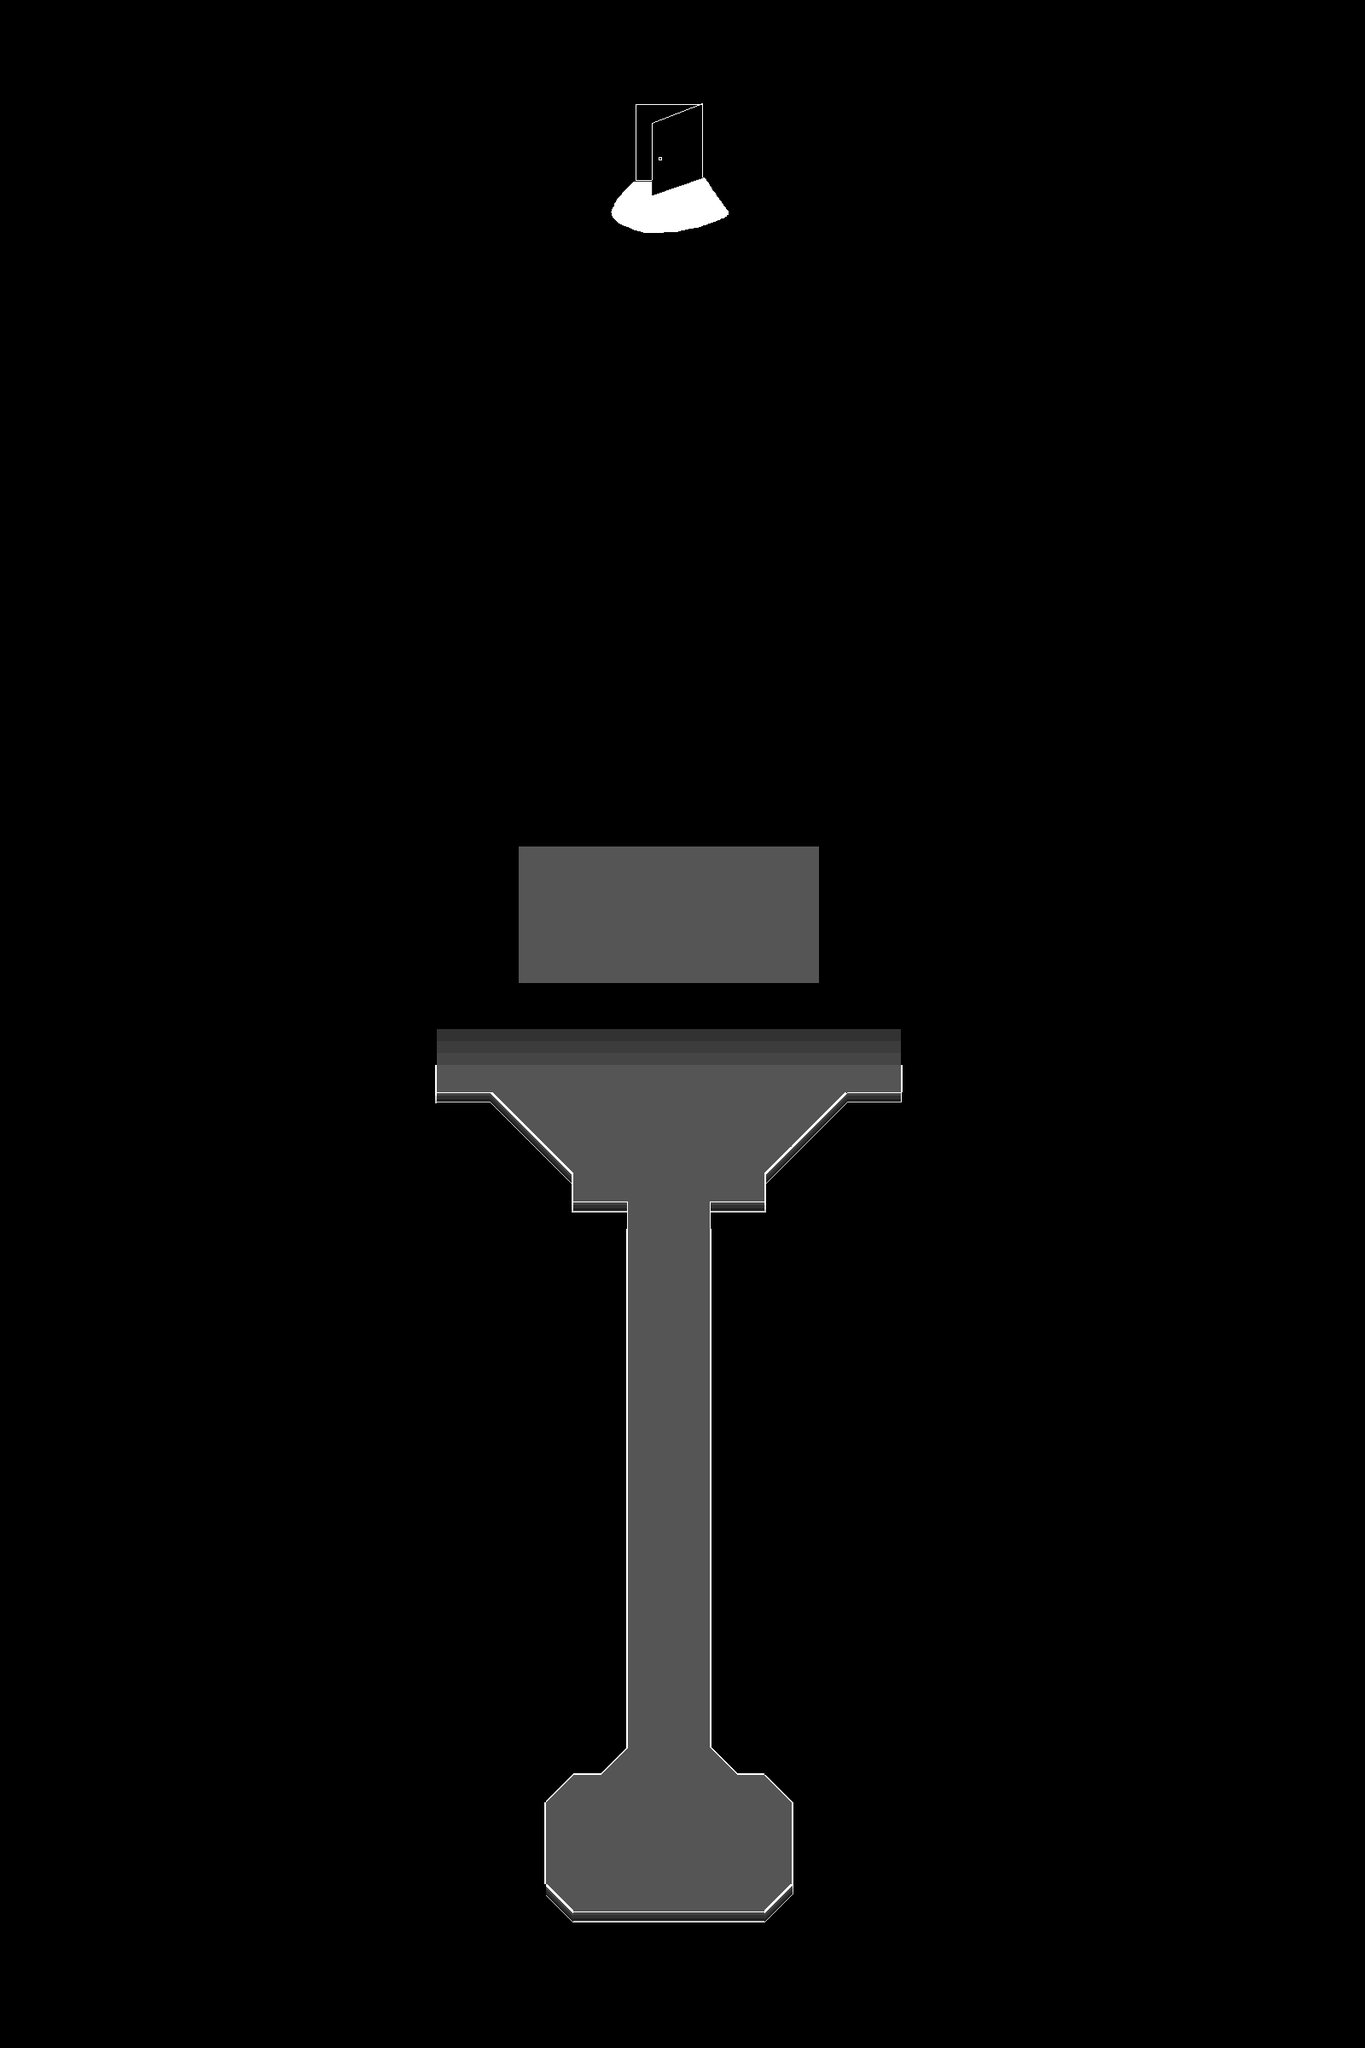

A level layout from a 2D game, rendered from its tile map. Below: a short description, then the map file with tile-grid data replaced by summaries:
An orthogonal 50x75 tile map with 32x32 px tiles, 3 tile layers (Tile Layer 1, Tile Layer 2, Tile Layer 3), 3 tilesets and 8 objects (2x item, Level info).

<map version="1.2" tiledversion="1.2.1" orientation="orthogonal" renderorder="right-down" width="50" height="75" tilewidth="32" tileheight="32" infinite="0" nextlayerid="14" nextobjectid="56">
 <tileset firstgid="1" name="bettertiles" tilewidth="32" tileheight="32" tilecount="9" columns="3">
  <image source="bettertiles.png" width="96" height="96" />
 </tileset>
 <tileset firstgid="10" name="blocktile" tilewidth="32" tileheight="32" tilecount="1" columns="1">
  <image source="blocktile.png" width="32" height="32" />
  <tile id="0">
   <properties>
    <property name="block" value="" />
   </properties>
  </tile>
 </tileset>
 <tileset firstgid="11" name="dungeonentrance" tilewidth="32" tileheight="32" tilecount="3750" columns="50">
  <image source="dungeonentrance.png" width="1600" height="2400" />
 </tileset>
 <layer id="11" name="Tile Layer 1" width="50" height="75">
  <data>[3750 cells, 3 non-empty, 1 distinct tile ids]</data>
 </layer>
 <layer id="12" name="Tile Layer 2" width="50" height="75">
  <data>[3750 cells, 0 non-empty, 0 distinct tile ids]</data>
 </layer>
 <layer id="13" name="Tile Layer 3" width="50" height="75">
  <data>[3750 cells, 3750 non-empty, 3559 distinct tile ids]</data>
 </layer>
 <objectgroup id="3" name="Object Layer 1">
  <object id="45" x="768" y="2176" width="32" height="32">
   <properties>
    <property name="orient" value="up" />
    <property name="playerstart" value="0" />
    <property name="startarea" value="0" />
   </properties>
  </object>
  <object id="47" x="672" y="2240" width="224" height="64">
   <properties>
    <property name="NewArea" value="" />
    <property name="area" value="grasstowngiftshop3.tmx" />
    <property name="returnarea" value="2" />
   </properties>
  </object>
  <object id="48" name="flyer" type="item" x="750" y="1216" width="64" height="61">
   <properties>
    <property name="description" value="Who are you?" />
    <property name="image" value="flyer.png" />
    <property name="itemid" value="firstsword" />
    <property name="tangible" value="false" />
   </properties>
  </object>
  <object id="51" name="Level info" x="1152" y="1760" width="32" height="32">
   <properties>
    <property name="1music" value="forgottenplace" />
    <property name="areaname" value="First Kalpa" />
    <property name="levelinfo" value="" />
   </properties>
  </object>
  <object id="52" x="544" y="896" width="544" height="32">
   <properties>
    <property name="event" value="1" />
   </properties>
  </object>
  <object id="53" x="736" y="128" width="96" height="128">
   <properties>
    <property name="event" value="2" />
   </properties>
  </object>
  <object id="54" x="768" y="1856" width="32" height="32">
   <properties>
    <property name="orient" value="down" />
    <property name="playerstart" value="1" />
    <property name="startarea" value="1" />
   </properties>
  </object>
  <object id="55" name="chest" type="item" x="832" y="2112" width="64" height="64">
   <properties>
    <property name="chestid" value="3" />
    <property name="description" value="" />
    <property name="image" value="chest.png" />
    <property name="itemid" value="blade" />
    <property name="opened" value="0" />
   </properties>
  </object>
 </objectgroup>
</map>
